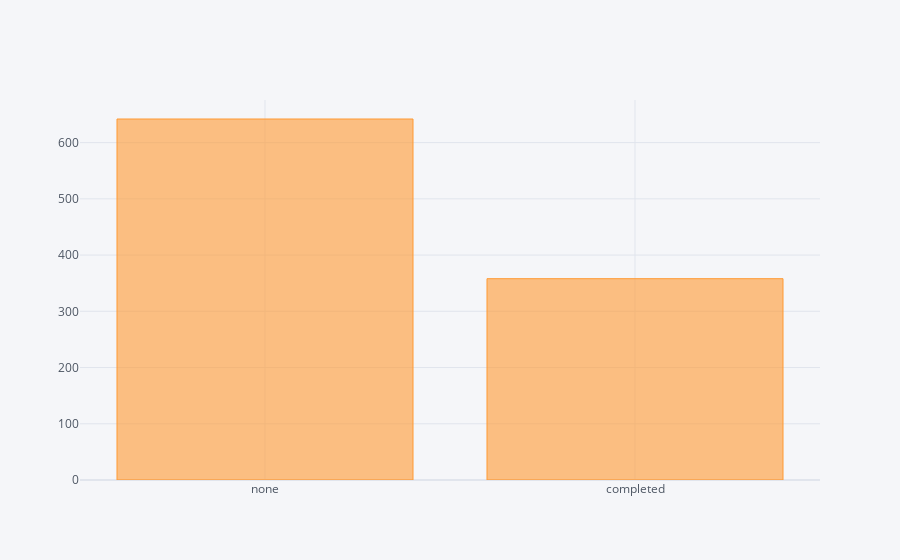

The notebook cell this image was saved under:
### Code cell
df['test preparation course'].value_counts().iplot(kind='bar')

### Figure 1 — Plotly figure (JSON) as saved in the notebook; plotly's stock layout.template omitted (floating-point values rounded to 4 significant figures)
{"data": [{"marker": {"color": "rgba(255, 153, 51, 0.6)", "line": {"color": "rgba(255, 153, 51, 1.0)", "width": 1}}, "name": "test preparation course", "orientation": "v", "text": "", "type": "bar", "x": ["none", "completed"], "y": [642, 358]}], "layout": {"legend": {"bgcolor": "#F5F6F9", "font": {"color": "#4D5663"}}, "paper_bgcolor": "#F5F6F9", "plot_bgcolor": "#F5F6F9", "title": {"font": {"color": "#4D5663"}}, "xaxis": {"gridcolor": "#E1E5ED", "showgrid": true, "tickfont": {"color": "#4D5663"}, "title": {"font": {"color": "#4D5663"}, "text": ""}, "zerolinecolor": "#E1E5ED"}, "yaxis": {"gridcolor": "#E1E5ED", "showgrid": true, "tickfont": {"color": "#4D5663"}, "title": {"font": {"color": "#4D5663"}, "text": ""}, "zerolinecolor": "#E1E5ED"}}}
